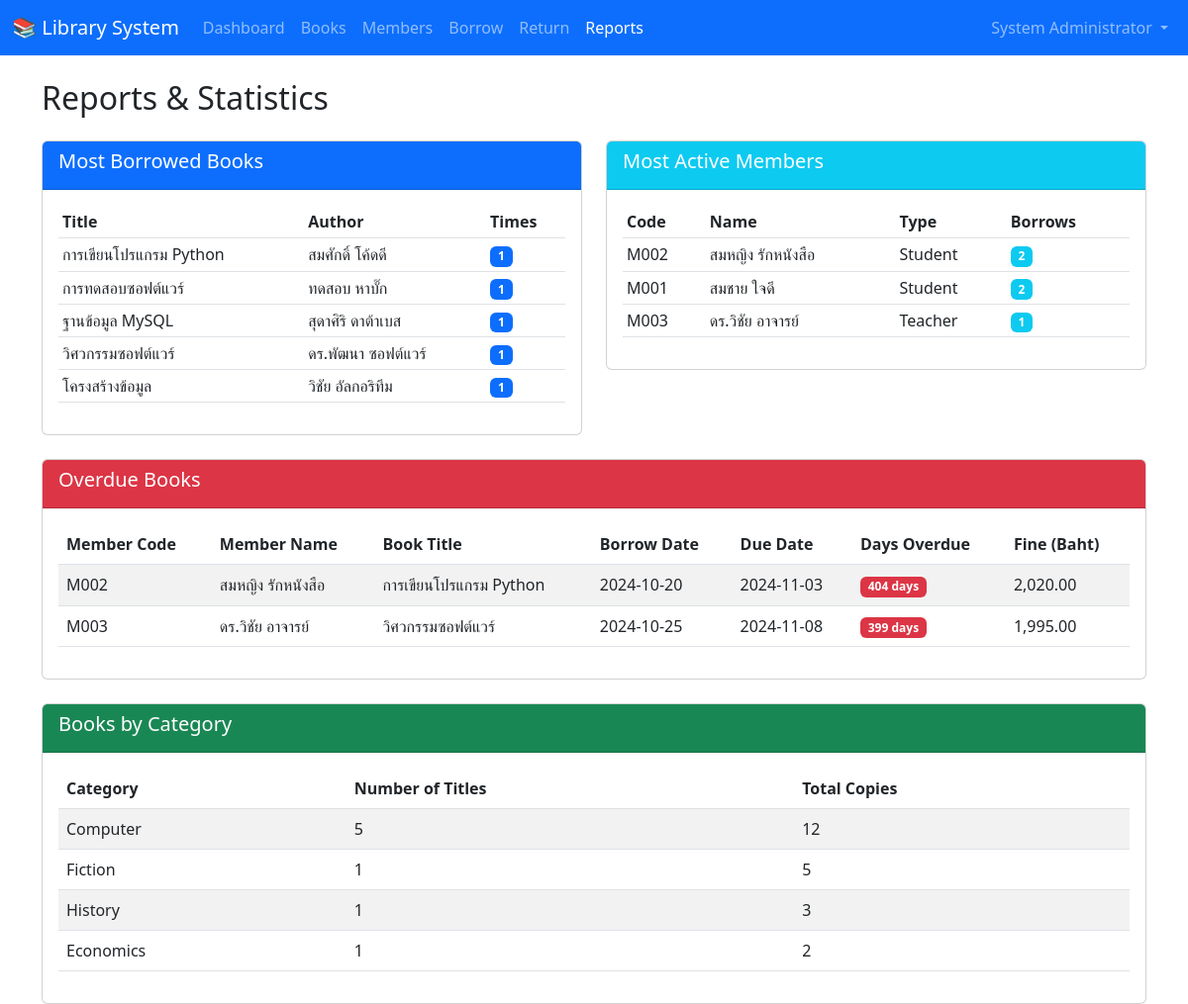
/reports.php (signed in), run on the app's committed database.
### tables this page shows
CREATE TABLE IF NOT EXISTS borrowing (
    borrow_id INT PRIMARY KEY AUTO_INCREMENT,
    member_id INT NOT NULL,
    book_id INT NOT NULL,
    borrow_date DATE NOT NULL,
    due_date DATE NOT NULL,
    return_date DATE,
    fine_amount DECIMAL(10,2) DEFAULT 0.00,
    status ENUM('borrowed', 'returned', 'overdue') DEFAULT 'borrowed',
    created_at TIMESTAMP DEFAULT CURRENT_TIMESTAMP,
    FOREIGN KEY (member_id) REFERENCES members(member_id),
    FOREIGN KEY (book_id) REFERENCES books(book_id)
);

CREATE TABLE IF NOT EXISTS members (
    member_id INT PRIMARY KEY AUTO_INCREMENT,
    member_code VARCHAR(20) UNIQUE NOT NULL,
    full_name VARCHAR(100) NOT NULL,
    email VARCHAR(100),
    phone VARCHAR(20),
    member_type ENUM('student', 'teacher', 'public') NOT NULL,
    registration_date DATE NOT NULL,
    status ENUM('active', 'inactive', 'suspended') DEFAULT 'active',
    max_books INT DEFAULT 3,
    created_at TIMESTAMP DEFAULT CURRENT_TIMESTAMP
);

CREATE TABLE IF NOT EXISTS books (
    book_id INT PRIMARY KEY AUTO_INCREMENT,
    isbn VARCHAR(20) UNIQUE,
    title VARCHAR(200) NOT NULL,
    author VARCHAR(100) NOT NULL,
    publisher VARCHAR(100),
    publication_year INT,
    category VARCHAR(50),
    total_copies INT DEFAULT 1,
    available_copies INT DEFAULT 1,
    shelf_location VARCHAR(20),
    status ENUM('available', 'unavailable') DEFAULT 'available',
    created_at TIMESTAMP DEFAULT CURRENT_TIMESTAMP
);

### src/reports.php (the view, shortened to what this page needs)
<?php
require_once 'config.php';
$popular_sql = "SELECT b.title, b.author, COUNT(*) as borrow_count
                FROM borrowing br
                JOIN books b ON br.book_id = b.book_id
                GROUP BY br.book_id
                ORDER BY borrow_count DESC
                LIMIT 10";
$popular_result = mysqli_query($conn, $popular_sql);
$active_members_sql = "SELECT m.member_code, m.full_name, m.member_type, COUNT(*) as total_borrows
                       FROM borrowing br
                       JOIN members m ON br.member_id = m.member_id
                       GROUP BY br.member_id
                       ORDER BY total_borrows DESC
                       LIMIT 10";
$active_members_result = mysqli_query($conn, $active_members_sql);
$overdue_sql = "SELECT b.borrow_id, m.member_code, m.full_name, bk.title,
                       b.borrow_date, b.due_date, b.fine_amount,
                       DATEDIFF(CURDATE(), b.due_date) as days_overdue
                FROM borrowing b
                JOIN members m ON b.member_id = m.member_id
                JOIN books bk ON b.book_id = bk.book_id
                WHERE b.status = 'borrowed' AND b.due_date < CURDATE()
                ORDER BY days_overdue DESC";
$overdue_result = mysqli_query($conn, $overdue_sql);
$category_sql = "SELECT category, COUNT(*) as book_count, SUM(total_copies) as total_copies
                 FROM books
                 GROUP BY category
                 ORDER BY book_count DESC";
$category_result = mysqli_query($conn, $category_sql);
?>
<!DOCTYPE html>
<html lang="th">
<head>
    <link href="https://cdn.jsdelivr.net/npm/bootstrap@5.3.0/dist/css/bootstrap.min.css" rel="stylesheet">
</head>
<body>
    <nav class="navbar navbar-expand-lg navbar-dark bg-primary">
        <div class="container-fluid">
            <a class="navbar-brand" href="index.php">📚 Library System</a>
            <div class="collapse navbar-collapse" id="navbarNav">
                <ul class="navbar-nav me-auto">
                    <li class="nav-item">
                        <a class="nav-link" href="index.php">Dashboard</a>
                    </li>
                    <li class="nav-item">
                        <a class="nav-link" href="books.php">Books</a>
                    </li>
                    <li class="nav-item">
                        <a class="nav-link" href="members.php">Members</a>
                    </li>
                    <li class="nav-item">
                        <a class="nav-link" href="borrow.php">Borrow</a>
                    </li>
                    <li class="nav-item">
                        <a class="nav-link" href="return.php">Return</a>
                    </li>
                    <li class="nav-item">
                        <a class="nav-link active" href="reports.php">Reports</a>
                    </li>
                </ul>
                <ul class="navbar-nav">
                    <li class="nav-item dropdown">
                        <a class="nav-link dropdown-toggle" href="#" role="button" data-bs-toggle="dropdown">
                            <?php echo $_SESSION['full_name']; ?>
                        </a>
                    </li>
                </ul>
            </div>
        </div>
    </nav>
    <div class="container mt-4">
        <h2 class="mb-4">Reports & Statistics</h2>
        <div class="row">
            <div class="col-md-6 mb-4">
                <div class="card">
                    <div class="card-header bg-primary text-white">
                        <h5>Most Borrowed Books</h5>
                    </div>
                    <div class="card-body">
                        <table class="table table-sm">
                            <thead>
                                <tr>
                                    <th>Title</th>
                                    <th>Author</th>
                                    <th>Times</th>
                                </tr>
                            </thead>
                            <tbody>
                                <?php while ($row = mysqli_fetch_assoc($popular_result)): ?>
                                <tr>
                                    <td><?php echo htmlspecialchars($row['title']); ?></td>
                                    <td><?php echo htmlspecialchars($row['author']); ?></td>
                                    <td><span class="badge bg-primary"><?php echo $row['borrow_count']; ?></span></td>
                                </tr>
                                <?php endwhile; ?>
                            </tbody>
                        </table>
                    </div>
                </div>
            </div>
            <div class="col-md-6 mb-4">
                <div class="card">
                    <div class="card-header bg-info text-white">
                        <h5>Most Active Members</h5>
                    </div>
                    <div class="card-body">
                        <table class="table table-sm">
                            <thead>
                                <tr>
                                    <th>Code</th>
                                    <th>Name</th>
                                    <th>Type</th>
                                    <th>Borrows</th>
                                </tr>
                            </thead>
                            <tbody>
                                <?php while ($row = mysqli_fetch_assoc($active_members_result)): ?>
                                <tr>
                                    <td><?php echo htmlspecialchars($row['member_code']); ?></td>
                                    <td><?php echo htmlspecialchars($row['full_name']); ?></td>
                                    <td><?php echo ucfirst($row['member_type']); ?></td>
                                    <td><span class="badge bg-info"><?php echo $row['total_borrows']; ?></span></td>
                                </tr>
                                <?php endwhile; ?>
                            </tbody>
                        </table>
                    </div>
                </div>
            </div>
        </div>
        <div class="card mb-4">
            <div class="card-header bg-danger text-white">
                <h5>Overdue Books</h5>
            </div>
            <div class="card-body">
                <div class="table-responsive">
                    <table class="table table-striped">
                        <thead>
                            <tr>
                                <th>Member Code</th>
                                <th>Member Name</th>
                                <th>Book Title</th>
                                <th>Borrow Date</th>
                                <th>Due Date</th>
                                <th>Days Overdue</th>
                                <th>Fine (Baht)</th>
                            </tr>
                        </thead>
                        <tbody>
                            <?php while ($row = mysqli_fetch_assoc($overdue_result)):
                                $calculated_fine = $row['days_overdue'] * 5;
                            ?>
                            <tr>
                                <td><?php echo htmlspecialchars($row['member_code']); ?></td>
                                <td><?php echo htmlspecialchars($row['full_name']); ?></td>
                                <td><?php echo htmlspecialchars($row['title']); ?></td>
                                <td><?php echo $row['borrow_date']; ?></td>
                                <td><?php echo $row['due_date']; ?></td>
                                <td>
                                    <span class="badge bg-danger"><?php echo $row['days_overdue']; ?> days</span>
                                </td>
                                <td>
                                    <?php echo number_format($calculated_fine, 2); ?>
                                </td>
                            </tr>
                            <?php endwhile; ?>
                        </tbody>
                    </table>
                </div>
            </div>
        </div>
        <div class="card">
            <div class="card-header bg-success text-white">
                <h5>Books by Category</h5>
            </div>
            <div class="card-body">
                <table class="table table-striped">
                    <thead>
                        <tr>
                            <th>Category</th>
                            <th>Number of Titles</th>
                            <th>Total Copies</th>
                        </tr>
                    </thead>
                    <tbody>
                        <?php while ($row = mysqli_fetch_assoc($category_result)): ?>
                        <tr>
                            <td><?php echo htmlspecialchars($row['category']); ?></td>
                            <td><?php echo $row['book_count']; ?></td>
                            <td><?php echo $row['total_copies']; ?></td>
                        </tr>
                        <?php endwhile; ?>
                    </tbody>
                </table>
            </div>
        </div>
    </div>
</body>
</html>

### data on the page
borrowing: member.member_code "M002", member.full_name "สมหญิง รักหนังสือ", book.title "การเขียนโปรแกรม Python", borrow_date "2024-10-20", due_date "2024-11-03", days_overdue "404", calculated_fine "2,020.00"
borrowing: member.member_code "M003", member.full_name "ดร.วิชัย อาจารย์", book.title "วิศวกรรมซอฟต์แวร์", borrow_date "2024-10-25", due_date "2024-11-08", days_overdue "399", calculated_fine "1,995.00"

### other printed values
$_SESSION['full_name'] "System Administrator"
$row['title'] "การเขียนโปรแกรม Python"
$row['author'] "สมศักดิ์ โค้ดดี"
$row['borrow_count'] "1"
$row['title'] "การทดสอบซอฟต์แวร์"
$row['author'] "ทดสอบ หาบั๊ก"
$row['title'] "ฐานข้อมูล MySQL"
$row['author'] "สุดาศิริ ดาต้าเบส"
$row['title'] "วิศวกรรมซอฟต์แวร์"
$row['author'] "ดร.พัฒนา ซอฟต์แวร์"
$row['title'] "โครงสร้างข้อมูล"
$row['author'] "วิชัย อัลกอริทึม"
$row['member_code'] "M002"
$row['full_name'] "สมหญิง รักหนังสือ"
$row['member_type'] "Student"
